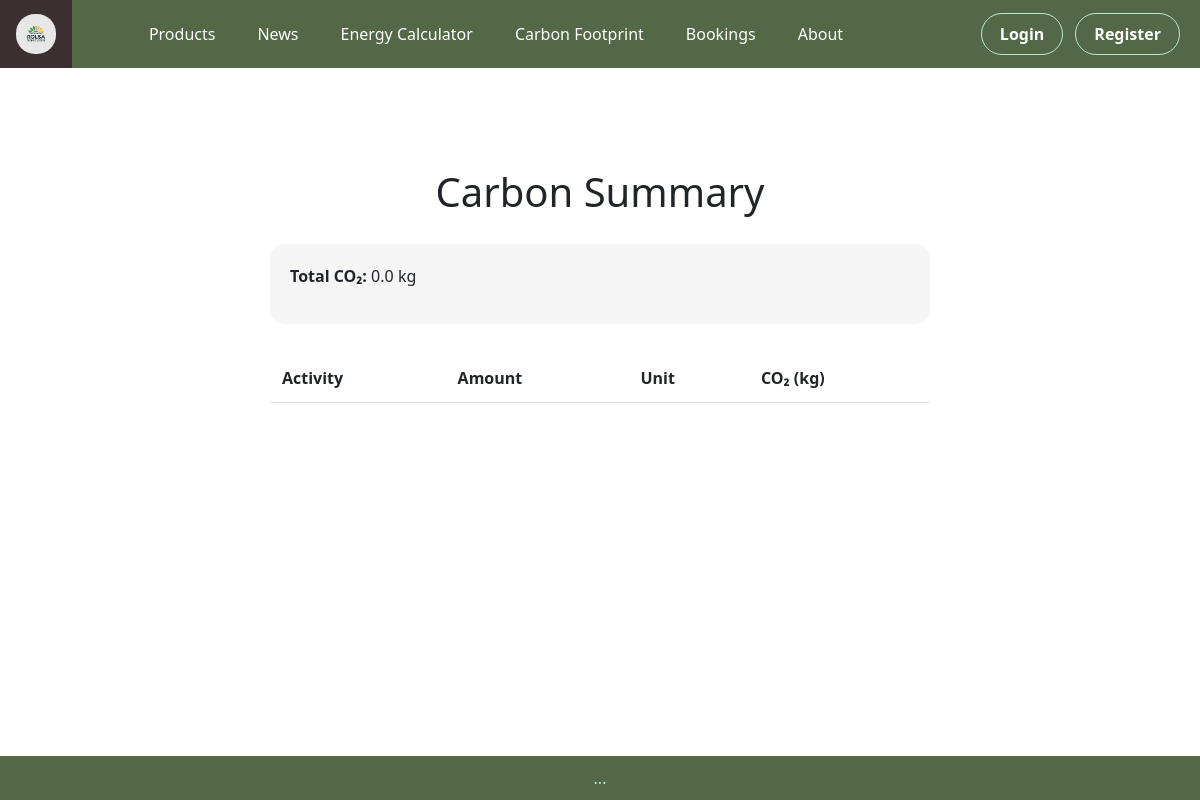
Page /carbon-summary on the earlier database version.
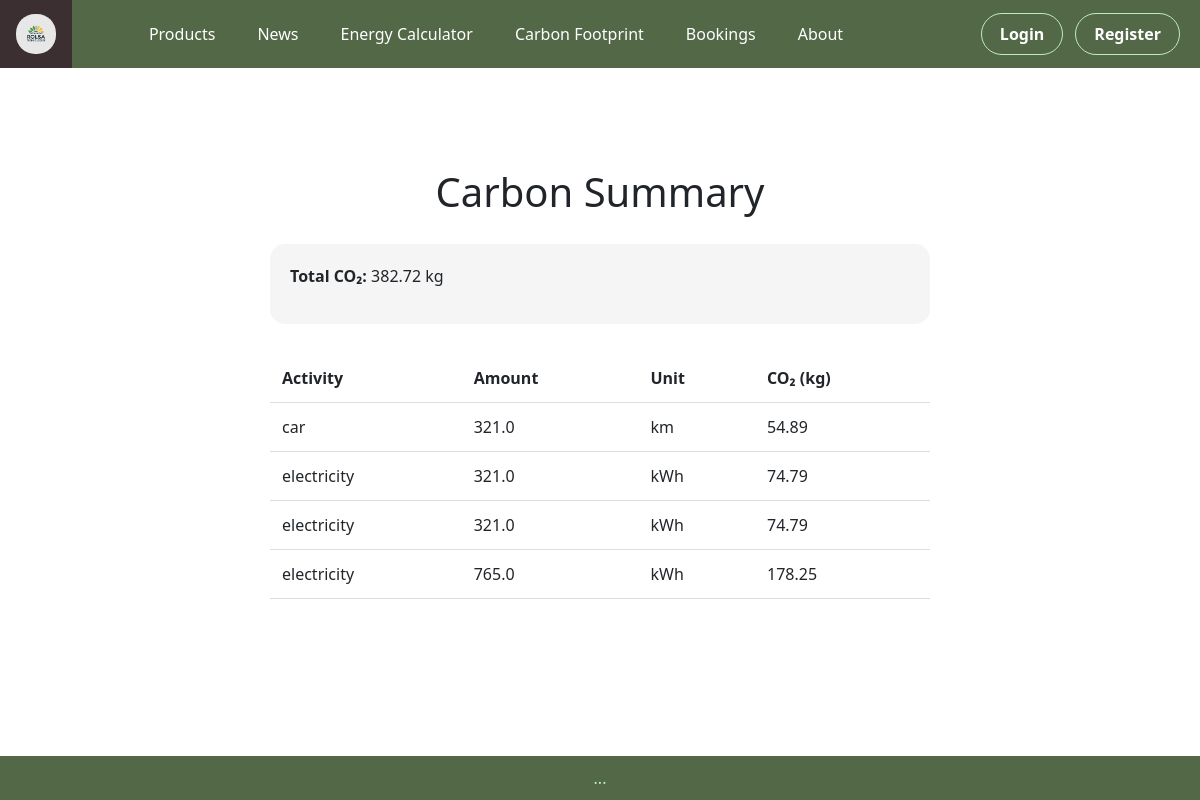
Same page on the later database version.
### tables this page shows
CREATE TABLE carbon_footprint (
            id INTEGER PRIMARY KEY AUTOINCREMENT,
            activity TEXT,
            amount REAL,
            unit TEXT,
            co2_kg REAL,
            created_at TIMESTAMP DEFAULT CURRENT_TIMESTAMP
        );

### app.py (the view)
@app.route("/carbon-summary")
def carbon_summary():
    conn = get_db_connection()
    records = conn.execute(
        "SELECT activity, amount, unit, co2_kg FROM carbon_footprint"
    ).fetchall()
    total = conn.execute(
        "SELECT SUM(co2_kg) AS total_co2 FROM carbon_footprint"
    ).fetchone()
    conn.close()
    total_co2 = round(total["total_co2"], 2) if total["total_co2"] else 0.00
    records = [
    {**dict(r), "co2_kg": round(r["co2_kg"], 2)}
    for r in records
    ]
    return render_template(
        "carbon_summary.html",
        records=records,
        total=total_co2
    )

### app.py (called while the page is built)
def get_db_connection():
    conn = sqlite3.connect(DATABASE)
    conn.row_factory = sqlite3.Row
    return conn

### templates/carbon_summary.html
{% extends "base.html" %}
{% block content %}
<div class="page-section">
    <h1 class="page_heading_text">Carbon Summary</h1>
    <div class="summary-box">
        <p><strong>Total CO₂:</strong> {{ total }} kg</p>
    </div>
    <table class="energy-table">
        <tr>
            <th>Activity</th>
            <th>Amount</th>
            <th>Unit</th>
            <th>CO₂ (kg)</th>
        </tr>
        {% for r in records %}
        <tr>
            <td>{{ r.activity }}</td>
            <td>{{ r.amount }}</td>
            <td>{{ r.unit }}</td>
            <td>{{ r.co2_kg }}</td>
        </tr>
        {% endfor %}
    </table>
</div>
{% endblock %}

### templates/base.html (shortened to what this page needs)
<!DOCTYPE html>
<html lang="en">
<head>
    <link rel="stylesheet" href="{{ url_for('static', filename='css/style.css') }}">
    <link href="https://cdn.jsdelivr.net/npm/bootstrap@5.3.2/dist/css/bootstrap.min.css" rel="stylesheet">
</head>
<body>
    <ul class="navbar">
    <li class="nav_logo">
        <a href="{{ url_for('home') }}">
            <img src="{{ url_for('static', filename='images/logo.png') }}" alt="">
        </a>
    </li>
    <div class="nav-center">
        <li><a href="{{ url_for('products') }}">Products</a></li>
        <li><a href="{{ url_for('news') }}">News</a></li>
        <li><a href="{{ url_for('energy') }}">Energy Calculator</a></li>
        <li><a href="{{ url_for('carbon') }}">Carbon Footprint</a></li>
        <li><a href="{{ url_for('booking') }}">Bookings</a></li>
        <li><a href="{{ url_for('about') }}">About</a></li>
    </div>
    <div class="nav-auth">
        <li>
            <a class="nav-btn login-btn" data-bs-toggle="modal" data-bs-target="#loginModal">
                Login
            </a>
        </li>
        <li>
            <a class="nav-btn register-btn" data-bs-toggle="modal" data-bs-target="#registerModal">
                Register
            </a>
        </li>
    </div>
</ul>
    <main>
        {% block content %}
        {% endblock %}
    </main>
    <footer>
        ...
    </footer>
</body>
</html>

### static/css/style.css (style rules this page uses)
html, body { height: 100%; margin: 0; }
body { display: flex; flex-direction: column; background-color: #ffffff; color: #000000; font-family: 'Times New Roman', Times, serif; }
main { flex: 1; }
footer { text-align: center; padding: 10px; background-color: #526847; color: #bfe9c8; }
ul.navbar { list-style: none; margin: 0; padding: 0; background-color: #526847; display: flex; align-items: center; }
.nav-center { display: flex; gap: 10px; margin: 0 auto; }
ul li a { color: #ffffff; padding: 14px 16px; text-decoration: none; display: block; }
.nav_logo img { width: 40px; border-radius: 19px; }
.nav-auth { display: flex; gap: 12px; margin-left: auto; padding-right: 20px; }
.nav-btn { padding: 8px 18px; border-radius: 25px; font-weight: 600; transition: all 0.2s ease; }
.login-btn { background-color: transparent; border: 1.5px solid #bfe9c8; }
.register-btn { background-color: transparent; color: #254844 !important; border: 1.5px solid #bfe9c8; }
.page_heading_text { text-align: center; font-family: 'Segoe UI', Tahoma, Geneva, Verdana, sans-serif; padding: 3%; }
.page-section { max-width: 700px; margin: 60px auto; padding: 20px; }
.summary-box { background: #f5f5f5; padding: 20px; border-radius: 15px; margin-bottom: 30px; }
.energy-table { width: 100%; border-collapse: collapse; }
.energy-table th, .energy-table td { padding: 12px; border-bottom: 1px solid #ddd; text-align: left; }
ul.navbar a, ul.navbar a.nav-link-login-link, ul.navbar a.nav-link-register-link { color: #ffffff !important; }

Differences in the rows shown:
added carbon_footprint: activity "car", amount "321.0", unit "km", co2_kg "54.89"
added carbon_footprint: activity "electricity", amount "321.0", unit "kWh", co2_kg "74.79"
added carbon_footprint: activity "electricity", amount "321.0", unit "kWh", co2_kg "74.79"
added carbon_footprint: activity "electricity", amount "765.0", unit "kWh", co2_kg "178.25"
Other differences:
{{ total }}: "0.0" → "382.72"
